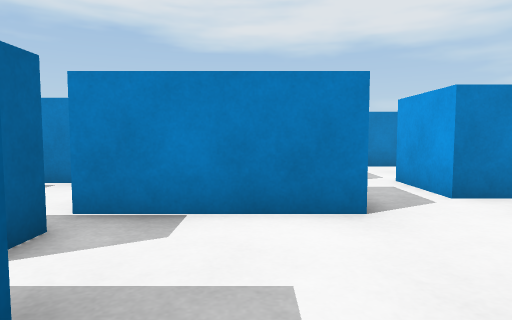
[1] (above)

20 first-person views from a walk through a scene from a Unity 3-D project. The camera is 0.52 m above the floor, tilts 4° down and sees 75° across. The floor is counted in squares, 0.5 m on a side. Each view is taken from the middle of a square. On the plan, view 1 faces up. The plan holds only what a view shows up to about 13 squares ahead; the rest is blank. The player character is not drawn.

[2]
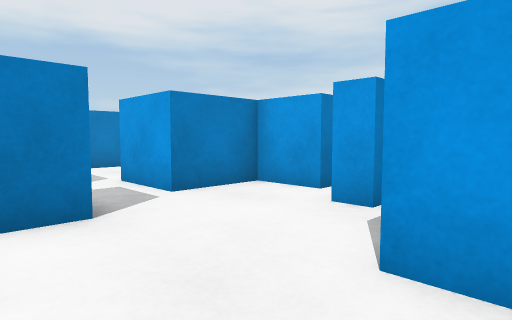

[3]
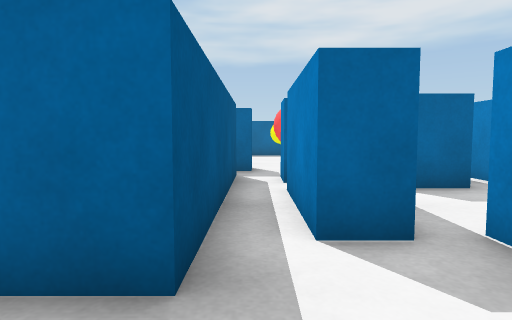

[4]
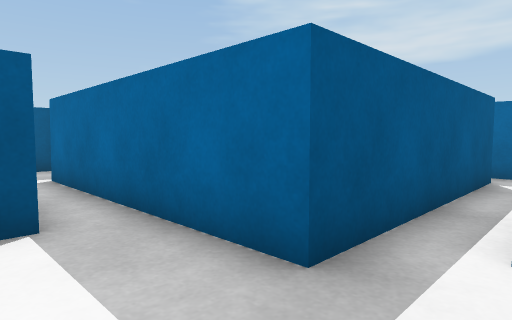

[5]
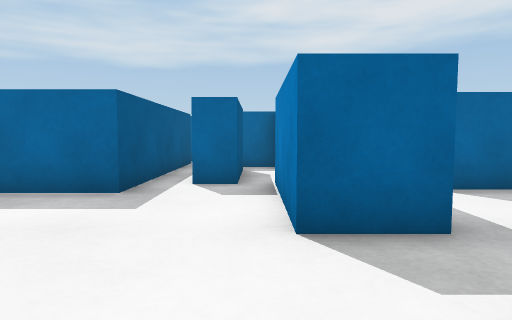

[6]
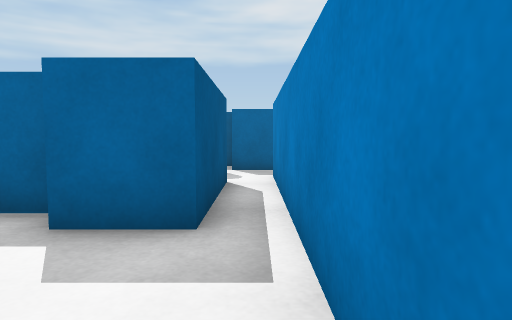

[7]
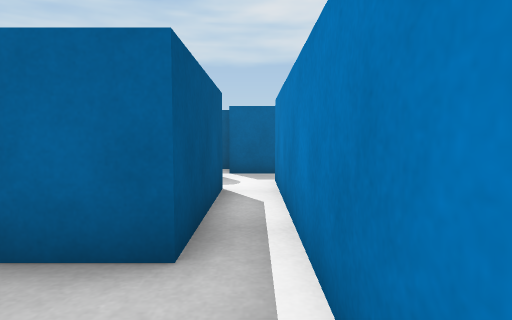

[8]
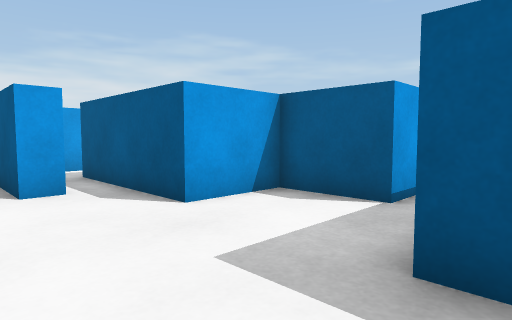

[9]
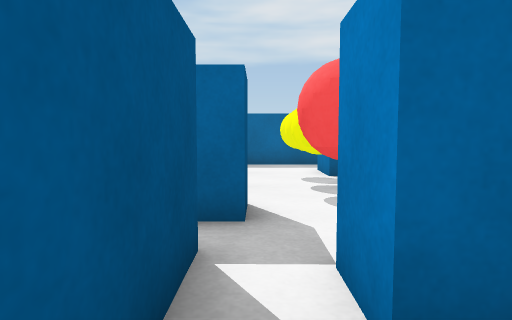

[10]
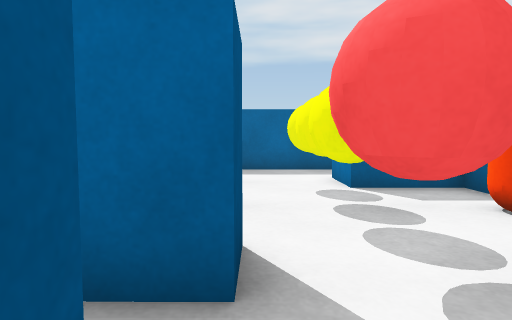

[11]
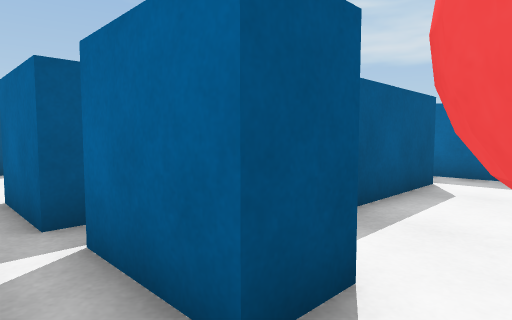

[12]
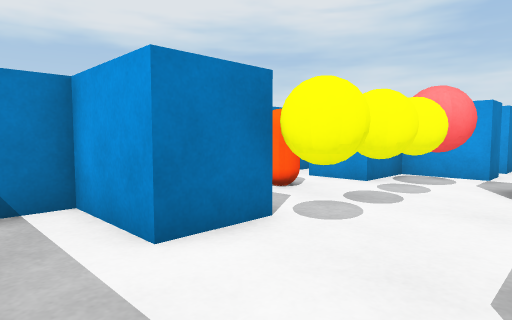

[13]
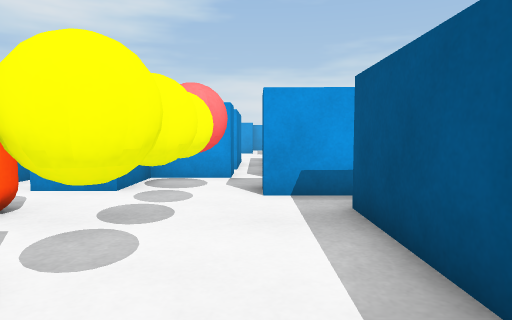

[14]
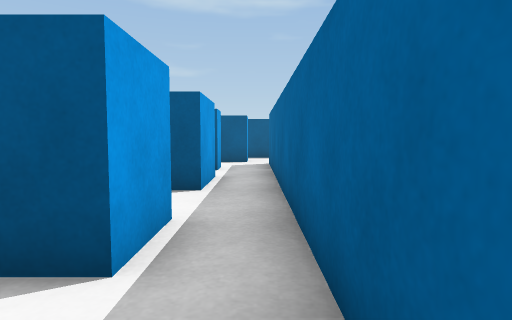

[15]
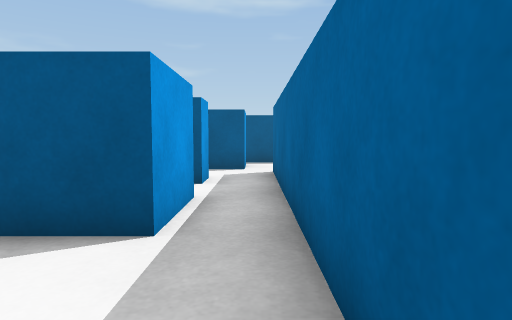

[16]
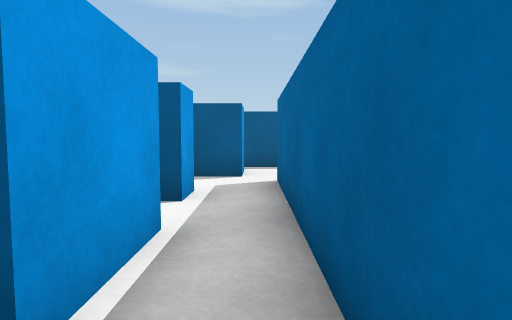

[17]
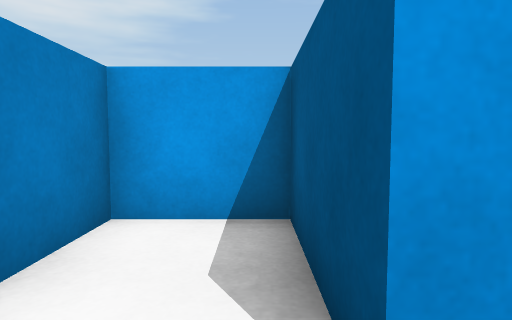

[18]
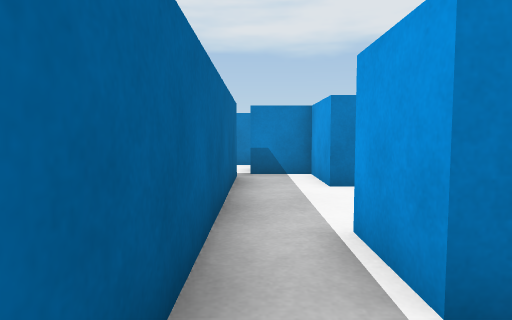

[19]
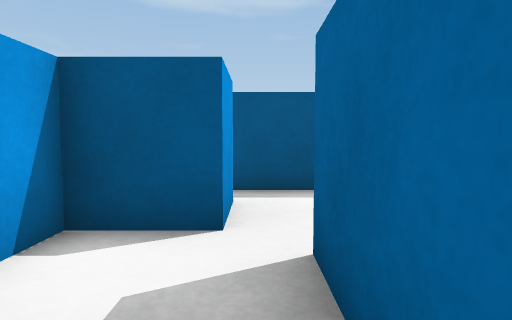

[20]
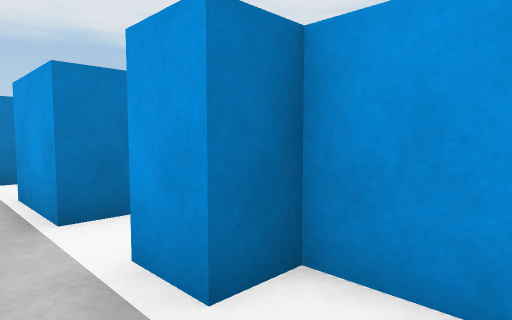

### Floor plan
Points are (right, up) in squares from view 1. A wall is a line through its corners. A room is listed if a view was taken in it or the views show most of it. See-through windows are left out.
Room 1 (views 1, 2, 3, 4, 5, 7, 8, 9, 10)
walls: (1.5, 6.1) (1.5, 4.4) (-2.5, 4.4); (-2.5, 7.5) (-10.9, 7.5); (-5, 3.6) (-2.3, 3.6) (-2.3, 2.6) (-5.6, 2.6); (-6.5, 4.7) (-6.5, 2.6) (-7.6, 2.6); (4.6, 2.1) (4.6, 2.9) (6.5, 2.9); (0.2, -2.3) (0.2, -1.2) (2.5, -1.2) (2.5, 1.1) (7, 1.1); (5.6, 3.9) (5.6, 5.5) (3.3, 5.5) (3.3, 6.5); (-8, 1.5) (-1.1, 1.5) (-1.1, -3); (-9.6, 6.3) (-5.7, 6.3) (-5.7, 4.6)
ways out: opening at (-2, 7) to room 2; opening at (-10, 7) to room 3; opening at (-7, 2) to room 3; opening at (2, 6)
Room 2 (view 6)
walls: (-1.5, 9.1) (-1.5, 7.9)
ways out: opening at (-2, 7) to room 1; opening at (1, 7)
Room 3 (views 11, 12, 13, 14, 15)
walls: (-13.8, 6.2) (-13.8, 3.9) (-15.5, 3.9) (-15.5, 6.2) (-17.3, 6.2); (-10.1, 0.3) (-10.1, 1.9) (-9, 1.9) (-9, -0.4); (-12.4, 7.6) (-12.4, 6.3); (-15.9, -1.2) (-15.9, 0.6) (-11.1, 0.6); (-17.5, 5.6) (-17.5, -1.6); (-7.6, 2.6) (-7.6, 4.7)
low walls: (-13, 6.2) (-13.8, 6.2); (-7.6, 4.7) (-9.6, 4.7) (-9.6, 6.3)
ways out: opening at (-10, 7) to room 1; opening at (-7, 2) to room 1; opening at (-17, -0.5) to room 4
objects: yellow ball (-14, 3); yellow ball (-12, 3); capsule (-12, 5) to (-11, 6); yellow ball (-11, 3)
Room 4 (views 16, 17, 18)
walls: (-17.5, -1.6) (-17.5, -6.5); (-15.9, -5.7) (-15.9, -3.4) (-12.9, -3.4) (-12.9, -1.2) (-15.9, -1.2)
ways out: opening at (-17, -0.5) to room 3; opening at (-17, -6) to room 5
Room 5 (views 19, 20)
walls: (-17.5, -6.5) (-17.5, -10); (-16.6, -10.6) (-14.9, -10.6) (-14.9, -8.4) (-15.9, -8.4) (-15.9, -7.3) (-15.4, -7.3); (-15, -5.7) (-15.9, -5.7)
ways out: opening at (-17, -6) to room 4

Where each view was taken, in squares from view 1:
view 1: 0 up, 0 right, facing up
view 2: 0 up, 0 right, facing up-right
view 3: 2 up, 1 right, facing left
view 4: 3 up, 1 right, facing down-left
view 5: 4 up, 5 right, facing left
view 6: 7 up, 2 left, facing left
view 7: 7 up, 3 left, facing left
view 8: 4 up, 2 left, facing down-right
view 9: 2 up, 5 left, facing left
view 10: 2 up, 7 left, facing left
view 11: 3 up, 8 left, facing down-left
view 12: 1 up, 17 left, facing up-right
view 13: 2 up, 16 left, facing right
view 14: 3 up, 17 left, facing down
view 15: 0 up, 17 left, facing down
view 16: 2 down, 17 left, facing down
view 17: 3 down, 17 left, facing right
view 18: 3 down, 17 left, facing up
view 19: 7 down, 17 left, facing down
view 20: 10 down, 17 left, facing up-right
